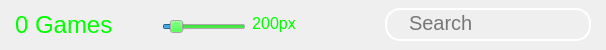
                <widget class="QWidget" name="widget_18" native="true">
                 <property name="maximumSize">
                  <size>
                   <width>16777215</width>
                   <height>50</height>
                  </size>
                 </property>
                 <layout class="QHBoxLayout" name="horizontalLayout_20">
                  <property name="spacing">
                   <number>0</number>
                  </property>
                  <property name="leftMargin">
                   <number>0</number>
                  </property>
                  <property name="topMargin">
                   <number>0</number>
                  </property>
                  <property name="rightMargin">
                   <number>0</number>
                  </property>
                  <property name="bottomMargin">
                   <number>0</number>
                  </property>
                  <item>
                   <widget class="QWidget" name="widget_19" native="true">
                    <property name="sizePolicy">
                     <sizepolicy hsizetype="Preferred" vsizetype="Preferred">
                      <horstretch>0</horstretch>
                      <verstretch>0</verstretch>
                     </sizepolicy>
                    </property>
                    <layout class="QHBoxLayout" name="horizontalLayout_21">
                     <property name="spacing">
                      <number>0</number>
                     </property>
                     <property name="leftMargin">
                      <number>0</number>
                     </property>
                     <property name="topMargin">
                      <number>0</number>
                     </property>
                     <property name="rightMargin">
                      <number>0</number>
                     </property>
                     <property name="bottomMargin">
                      <number>0</number>
                     </property>
                     <item>
                      <widget class="QLabel" name="owned_games_quantity">
                       <property name="maximumSize">
                        <size>
                         <width>16777215</width>
                         <height>16777215</height>
                        </size>
                       </property>
                       <property name="font">
                        <font>
                         <pointsize>18</pointsize>
                         <stylestrategy>PreferDefault</stylestrategy>
                        </font>
                       </property>
                       <property name="styleSheet">
                        <string notr="true">color: rgb(0, 255, 0);</string>
                       </property>
                       <property name="text">
                        <string>0 Games</string>
                       </property>
                       <property name="alignment">
                        <set>Qt::AlignLeading|Qt::AlignLeft|Qt::AlignVCenter</set>
                       </property>
                       <property name="margin">
                        <number>0</number>
                       </property>
                       <property name="indent">
                        <number>15</number>
                       </property>
                      </widget>
                     </item>
                    </layout>
                   </widget>
                  </item>
                  <item>
                   <widget class="QWidget" name="width_slider_container_2" native="true">
                    <property name="maximumSize">
                     <size>
                      <width>415</width>
                      <height>16777215</height>
                     </size>
                    </property>
                    <layout class="QHBoxLayout" name="horizontalLayout_22">
                     <property name="spacing">
                      <number>6</number>
                     </property>
                     <property name="leftMargin">
                      <number>9</number>
                     </property>
                     <property name="topMargin">
                      <number>4</number>
                     </property>
                     <property name="bottomMargin">
                      <number>0</number>
                     </property>
                     <item>
                      <spacer name="horizontalSpacer_9">
                       <property name="orientation">
                        <enum>Qt::Horizontal</enum>
                       </property>
                       <property name="sizeHint" stdset="0">
                        <size>
                         <width>40</width>
                         <height>20</height>
                        </size>
                       </property>
                      </spacer>
                     </item>
                     <item>
                      <widget class="QSlider" name="set_img_cover_width_owned">
                       <property name="sizePolicy">
                        <sizepolicy hsizetype="Expanding" vsizetype="Fixed">
                         <horstretch>0</horstretch>
                         <verstretch>0</verstretch>
                        </sizepolicy>
                       </property>
                       <property name="minimumSize">
                        <size>
                         <width>0</width>
                         <height>0</height>
                        </size>
                       </property>
                       <property name="maximumSize">
                        <size>
                         <width>16777215</width>
                         <height>16777215</height>
                        </size>
                       </property>
                       <property name="palette">
                        <palette>
                         <active>
                          <colorrole role="Button">
                           <brush brushstyle="SolidPattern">
                            <color alpha="255">
                             <red>0</red>
                             <green>255</green>
                             <blue>0</blue>
                            </color>
                           </brush>
                          </colorrole>
                          <colorrole role="Base">
                           <brush brushstyle="SolidPattern">
                            <color alpha="255">
                             <red>0</red>
                             <green>255</green>
                             <blue>0</blue>
                            </color>
                           </brush>
                          </colorrole>
                          <colorrole role="Shadow">
                           <brush brushstyle="SolidPattern">
                            <color alpha="255">
                             <red>0</red>
                             <green>255</green>
                             <blue>0</blue>
                            </color>
                           </brush>
                          </colorrole>
                          <colorrole role="Link">
                           <brush brushstyle="SolidPattern">
                            <color alpha="255">
                             <red>0</red>
                             <green>255</green>
                             <blue>0</blue>
                            </color>
                           </brush>
                          </colorrole>
                          <colorrole role="Accent">
                           <brush brushstyle="SolidPattern">
                            <color alpha="255">
                             <red>0</red>
                             <green>255</green>
                             <blue>0</blue>
                            </color>
                           </brush>
                          </colorrole>
                         </active>
                         <inactive>
                          <colorrole role="Button">
                           <brush brushstyle="SolidPattern">
                            <color alpha="255">
                             <red>0</red>
                             <green>255</green>
                             <blue>0</blue>
                            </color>
                           </brush>
                          </colorrole>
                          <colorrole role="Base">
                           <brush brushstyle="SolidPattern">
                            <color alpha="255">
                             <red>0</red>
                             <green>255</green>
                             <blue>0</blue>
                            </color>
                           </brush>
                          </colorrole>
                          <colorrole role="Shadow">
                           <brush brushstyle="SolidPattern">
                            <color alpha="255">
                             <red>0</red>
                             <green>255</green>
                             <blue>0</blue>
                            </color>
                           </brush>
                          </colorrole>
                          <colorrole role="Link">
                           <brush brushstyle="SolidPattern">
                            <color alpha="255">
                             <red>0</red>
                             <green>255</green>
                             <blue>0</blue>
                            </color>
                           </brush>
                          </colorrole>
                          <colorrole role="Accent">
                           <brush brushstyle="SolidPattern">
                            <color alpha="255">
                             <red>0</red>
                             <green>255</green>
                             <blue>0</blue>
                            </color>
                           </brush>
                          </colorrole>
                         </inactive>
                         <disabled>
                          <colorrole role="Button">
                           <brush brushstyle="SolidPattern">
                            <color alpha="255">
                             <red>0</red>
                             <green>255</green>
                             <blue>0</blue>
                            </color>
                           </brush>
                          </colorrole>
                          <colorrole role="Shadow">
                           <brush brushstyle="SolidPattern">
                            <color alpha="255">
                             <red>0</red>
                             <green>255</green>
                             <blue>0</blue>
                            </color>
                           </brush>
                          </colorrole>
                          <colorrole role="Link">
                           <brush brushstyle="SolidPattern">
                            <color alpha="255">
                             <red>0</red>
                             <green>255</green>
                             <blue>0</blue>
                            </color>
                           </brush>
                          </colorrole>
                          <colorrole role="Accent">
                           <brush brushstyle="SolidPattern">
                            <color alpha="255">
                             <red>0</red>
                             <green>255</green>
                             <blue>0</blue>
                            </color>
                           </brush>
                          </colorrole>
                         </disabled>
                        </palette>
                       </property>
                       <property name="styleSheet">
                        <string notr="true"/>
                       </property>
                       <property name="minimum">
                        <number>94</number>
                       </property>
                       <property name="maximum">
                        <number>1080</number>
                       </property>
                       <property name="value">
                        <number>200</number>
                       </property>
                       <property name="orientation">
                        <enum>Qt::Horizontal</enum>
                       </property>
                      </widget>
                     </item>
                     <item>
                      <widget class="QLabel" name="img_cover_width_info_owned">
                       <property name="maximumSize">
                        <size>
                         <width>16777215</width>
                         <height>35</height>
                        </size>
                       </property>
                       <property name="baseSize">
                        <size>
                         <width>0</width>
                         <height>2</height>
                        </size>
                       </property>
                       <property name="font">
                        <font>
                         <pointsize>12</pointsize>
                         <stylestrategy>PreferDefault</stylestrategy>
                        </font>
                       </property>
                       <property name="styleSheet">
                        <string notr="true">color: rgb(0, 255, 0);
margin-top: 0.5px;
</string>
                       </property>
                       <property name="text">
                        <string>200px</string>
                       </property>
                       <property name="alignment">
                        <set>Qt::AlignHCenter|Qt::AlignTop</set>
                       </property>
                       <property name="margin">
                        <number>0</number>
                       </property>
                      </widget>
                     </item>
                     <item>
                      <spacer name="horizontalSpacer_10">
                       <property name="orientation">
                        <enum>Qt::Horizontal</enum>
                       </property>
                       <property name="sizeHint" stdset="0">
                        <size>
                         <width>40</width>
                         <height>20</height>
                        </size>
                       </property>
                      </spacer>
                     </item>
                    </layout>
                   </widget>
                  </item>
                  <item>
                   <widget class="QWidget" name="search_widget_container_2" native="true">
                    <property name="sizePolicy">
                     <sizepolicy hsizetype="Preferred" vsizetype="Preferred">
                      <horstretch>0</horstretch>
                      <verstretch>0</verstretch>
                     </sizepolicy>
                    </property>
                    <property name="maximumSize">
                     <size>
                      <width>415</width>
                      <height>16777215</height>
                     </size>
                    </property>
                    <property name="layoutDirection">
                     <enum>Qt::LeftToRight</enum>
                    </property>
                    <layout class="QHBoxLayout" name="horizontalLayout_23" stretch="0,0">
                     <property name="spacing">
                      <number>0</number>
                     </property>
                     <property name="leftMargin">
                      <number>0</number>
                     </property>
                     <property name="topMargin">
                      <number>0</number>
                     </property>
                     <property name="rightMargin">
                      <number>15</number>
                     </property>
                     <property name="bottomMargin">
                      <number>0</number>
                     </property>
                     <item>
                      <spacer name="horizontalSpacer_11">
                       <property name="orientation">
                        <enum>Qt::Horizontal</enum>
                       </property>
                       <property name="sizeType">
                        <enum>QSizePolicy::Expanding</enum>
                       </property>
                       <property name="sizeHint" stdset="0">
                        <size>
                         <width>40</width>
                         <height>20</height>
                        </size>
                       </property>
                      </spacer>
                     </item>
                     <item>
                      <widget class="QWidget" name="widget_20" native="true">
                       <property name="sizePolicy">
                        <sizepolicy hsizetype="Expanding" vsizetype="Fixed">
                         <horstretch>0</horstretch>
                         <verstretch>0</verstretch>
                        </sizepolicy>
                       </property>
                       <property name="styleSheet">
                        <string notr="true">border: 2px solid white;;
border-radius: 15px;
background-color: rgba(0, 0, 0, 0);</string>
                       </property>
                       <layout class="QHBoxLayout" name="horizontalLayout_24">
                        <property name="spacing">
                         <number>5</number>
                        </property>
                        <property name="leftMargin">
                         <number>10</number>
                        </property>
                        <property name="topMargin">
                         <number>2</number>
                        </property>
                        <property name="rightMargin">
                         <number>10</number>
                        </property>
                        <property name="bottomMargin">
                         <number>2</number>
                        </property>
                        <item>
                         <widget class="QLabel" name="label_7">
                          <property name="sizePolicy">
                           <sizepolicy hsizetype="Preferred" vsizetype="Preferred">
                            <horstretch>0</horstretch>
                            <verstretch>0</verstretch>
                           </sizepolicy>
                          </property>
                          <property name="maximumSize">
                           <size>
                            <width>24</width>
                            <height>24</height>
                           </size>
                          </property>
                          <property name="palette">
                           <palette>
                            <active>
                             <colorrole role="Button">
                              <brush brushstyle="SolidPattern">
                               <color alpha="0">
                                <red>0</red>
                                <green>0</green>
                                <blue>0</blue>
                               </color>
                              </brush>
                             </colorrole>
                             <colorrole role="Base">
                              <brush brushstyle="SolidPattern">
                               <color alpha="0">
                                <red>0</red>
                                <green>0</green>
                                <blue>0</blue>
                               </color>
                              </brush>
                             </colorrole>
                             <colorrole role="Window">
                              <brush brushstyle="SolidPattern">
                               <color alpha="0">
                                <red>0</red>
                                <green>0</green>
                                <blue>0</blue>
                               </color>
                              </brush>
                             </colorrole>
                            </active>
                            <inactive>
                             <colorrole role="Button">
                              <brush brushstyle="SolidPattern">
                               <color alpha="0">
                                <red>0</red>
                                <green>0</green>
                                <blue>0</blue>
                               </color>
                              </brush>
                             </colorrole>
                             <colorrole role="Base">
                              <brush brushstyle="SolidPattern">
                               <color alpha="0">
                                <red>0</red>
                                <green>0</green>
                                <blue>0</blue>
                               </color>
                              </brush>
                             </colorrole>
                             <colorrole role="Window">
                              <brush brushstyle="SolidPattern">
                               <color alpha="0">
                                <red>0</red>
                                <green>0</green>
                                <blue>0</blue>
                               </color>
                              </brush>
                             </colorrole>
                            </inactive>
                            <disabled>
                             <colorrole role="Button">
                              <brush brushstyle="SolidPattern">
                               <color alpha="0">
                                <red>0</red>
                                <green>0</green>
                                <blue>0</blue>
                               </color>
                              </brush>
                             </colorrole>
                             <colorrole role="Base">
                              <brush brushstyle="SolidPattern">
                               <color alpha="0">
                                <red>0</red>
                                <green>0</green>
                                <blue>0</blue>
                               </color>
                              </brush>
                             </colorrole>
                             <colorrole role="Window">
                              <brush brushstyle="SolidPattern">
                               <color alpha="0">
                                <red>0</red>
                                <green>0</green>
                                <blue>0</blue>
                               </color>
                              </brush>
                             </colorrole>
                            </disabled>
                           </palette>
                          </property>
                          <property name="font">
                           <font>
                            <pointsize>9</pointsize>
                            <stylestrategy>PreferDefault</stylestrategy>
                           </font>
                          </property>
                          <property name="styleSheet">
                           <string notr="true">border: 0;</string>
                          </property>
                          <property name="text">
                           <string/>
                          </property>
                          <property name="pixmap">
                           <pixmap resource="../resources.qrc">:/icons/resources/icons/search-white.png</pixmap>
                          </property>
                          <property name="scaledContents">
                           <bool>true</bool>
                          </property>
                         </widget>
                        </item>
                        <item>
                         <widget class="QLineEdit" name="search_games_owned">
                          <property name="sizePolicy">
                           <sizepolicy hsizetype="Preferred" vsizetype="Fixed">
                            <horstretch>0</horstretch>
                            <verstretch>0</verstretch>
                           </sizepolicy>
                          </property>
                          <property name="maximumSize">
                           <size>
                            <width>16777215</width>
                            <height>16777215</height>
                           </size>
                          </property>
                          <property name="palette">
                           <palette>
                            <active>
                             <colorrole role="Button">
                              <brush brushstyle="SolidPattern">
                               <color alpha="0">
                                <red>0</red>
                                <green>0</green>
                                <blue>0</blue>
                               </color>
                              </brush>
                             </colorrole>
                             <colorrole role="Base">
                              <brush brushstyle="SolidPattern">
                               <color alpha="0">
                                <red>0</red>
                                <green>0</green>
                                <blue>0</blue>
                               </color>
                              </brush>
                             </colorrole>
                             <colorrole role="Window">
                              <brush brushstyle="SolidPattern">
                               <color alpha="0">
                                <red>0</red>
                                <green>0</green>
                                <blue>0</blue>
                               </color>
                              </brush>
                             </colorrole>
                            </active>
                            <inactive>
                             <colorrole role="Button">
                              <brush brushstyle="SolidPattern">
                               <color alpha="0">
                                <red>0</red>
                                <green>0</green>
                                <blue>0</blue>
                               </color>
                              </brush>
                             </colorrole>
                             <colorrole role="Base">
                              <brush brushstyle="SolidPattern">
                               <color alpha="0">
                                <red>0</red>
                                <green>0</green>
                                <blue>0</blue>
                               </color>
                              </brush>
                             </colorrole>
                             <colorrole role="Window">
                              <brush brushstyle="SolidPattern">
                               <color alpha="0">
                                <red>0</red>
                                <green>0</green>
                                <blue>0</blue>
                               </color>
                              </brush>
                             </colorrole>
                            </inactive>
                            <disabled>
                             <colorrole role="Button">
                              <brush brushstyle="SolidPattern">
                               <color alpha="0">
                                <red>0</red>
                                <green>0</green>
                                <blue>0</blue>
                               </color>
                              </brush>
                             </colorrole>
                             <colorrole role="Base">
                              <brush brushstyle="SolidPattern">
                               <color alpha="0">
                                <red>0</red>
                                <green>0</green>
                                <blue>0</blue>
                               </color>
                              </brush>
                             </colorrole>
                             <colorrole role="Window">
                              <brush brushstyle="SolidPattern">
                               <color alpha="0">
                                <red>0</red>
                                <green>0</green>
                                <blue>0</blue>
                               </color>
                              </brush>
                             </colorrole>
                            </disabled>
                           </palette>
                          </property>
                          <property name="font">
                           <font>
                            <pointsize>15</pointsize>
                            <bold>false</bold>
                            <stylestrategy>PreferDefault</stylestrategy>
                            <kerning>true</kerning>
                           </font>
                          </property>
                          <property name="acceptDrops">
                           <bool>true</bool>
                          </property>
                          <property name="layoutDirection">
                           <enum>Qt::LeftToRight</enum>
                          </property>
                          <property name="styleSheet">
                           <string notr="true">border: 0; margin-bottom: 3px;</string>
                          </property>
                          <property name="frame">
                           <bool>false</bool>
                          </property>
                          <property name="alignment">
                           <set>Qt::AlignLeading|Qt::AlignLeft|Qt::AlignVCenter</set>
                          </property>
                          <property name="dragEnabled">
                           <bool>false</bool>
                          </property>
                          <property name="placeholderText">
                           <string>Search</string>
                          </property>
                         </widget>
                        </item>
                       </layout>
                      </widget>
                     </item>
                    </layout>
                   </widget>
                  </item>
                 </layout>
                </widget>
